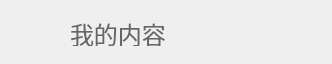
<?xml version="1.0" encoding="UTF-8"?>
<ui version="4.0">
 <class>Widget_Mycontent</class>
 <widget class="QWidget" name="Widget_Mycontent">
  <property name="geometry">
   <rect>
    <x>0</x>
    <y>0</y>
    <width>332</width>
    <height>64</height>
   </rect>
  </property>
  <property name="windowTitle">
   <string>Form</string>
  </property>
  <widget class="QWidget" name="widget_My" native="true">
   <property name="geometry">
    <rect>
     <x>0</x>
     <y>0</y>
     <width>332</width>
     <height>64</height>
    </rect>
   </property>
   <widget class="PictureBox" name="myPic" native="true">
    <property name="geometry">
     <rect>
      <x>20</x>
      <y>20</y>
      <width>26</width>
      <height>26</height>
     </rect>
    </property>
   </widget>
   <widget class="QLabel" name="label_My">
    <property name="geometry">
     <rect>
      <x>70</x>
      <y>20</y>
      <width>96</width>
      <height>26</height>
     </rect>
    </property>
    <property name="font">
     <font>
      <pointsize>18</pointsize>
     </font>
    </property>
    <property name="styleSheet">
     <string notr="true">color:rgba(102,102,102,1)</string>
    </property>
    <property name="text">
     <string>我的内容</string>
    </property>
   </widget>
  </widget>
 </widget>
 <customwidgets>
  <customwidget>
   <class>PictureBox</class>
   <extends>QWidget</extends>
   <header>picturebox.h</header>
   <container>1</container>
  </customwidget>
 </customwidgets>
 <resources/>
 <connections/>
</ui>
